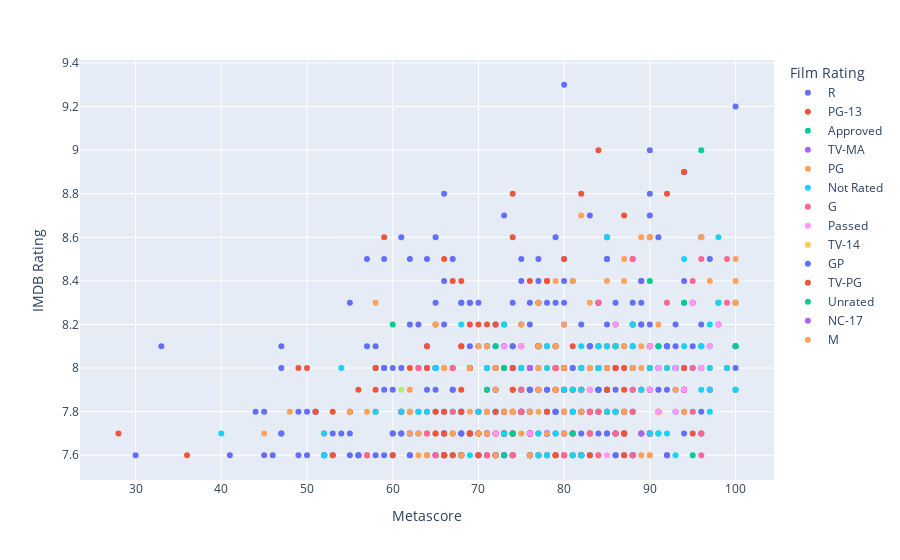

Write notebook code for a chart like this one.
### Markdown cell above
**Wordcloud 1:** This word cloud shows the top Genres for IMDB's top 1000 films. The top genres are Thriller and Drama.

### Code cell
imdb_film_rating()

### Figure 1 — Plotly figure (JSON) as saved in the notebook; plotly's stock layout.template omitted (floating-point values rounded to 4 significant figures; data arrays with more than 128 entries replaced by an {"elided": "..."} marker saying what was removed)
{"data": [{"customdata": {"elided": "385x2 mixed values"}, "hovertemplate": "Film Rating=R<br>Metascore=%{x}<br>IMDB Rating=%{y}<br>Movie=%{customdata[0]}<br>Year=%{customdata[1]}<extra></extra>", "legendgroup": "R", "marker": {"color": "#636efa", "symbol": "circle"}, "mode": "markers", "name": "R", "orientation": "v", "showlegend": true, "type": "scatter", "x": {"elided": "385 int values"}, "xaxis": "x", "y": {"elided": "385 float values"}, "yaxis": "y"}, {"customdata": {"elided": "167x2 mixed values"}, "hovertemplate": "Film Rating=PG-13<br>Metascore=%{x}<br>IMDB Rating=%{y}<br>Movie=%{customdata[0]}<br>Year=%{customdata[1]}<extra></extra>", "legendgroup": "PG-13", "marker": {"color": "#EF553B", "symbol": "circle"}, "mode": "markers", "name": "PG-13", "orientation": "v", "showlegend": true, "type": "scatter", "x": {"elided": "167 int values"}, "xaxis": "x", "y": {"elided": "167 float values"}, "yaxis": "y"}, {"customdata": [["12 Angry Men", 1957], ["Witness for the Prosecution", 1957], ["Paths of Glory", 1957], ["Lawrence of Arabia", 1962], ["The Apartment", 1960], ["North by Northwest", 1959], ["The Great Escape", 1963], ["To Kill a Mockingbird", 1962], ["Judgment at Nuremberg", 1961], ["Sweet Smell of Success", 1957], ["On the Waterfront", 1954], ["Ace in the Hole", 1951], ["The Third Man", 1949], ["Rebecca", 1940], ["It Happened One Night", 1934], ["Rosemary's Baby", 1968], ["The Killing", 1956], ["Rope", 1948], ["The Best Years of Our Lives", 1946], ["In the Heat of the Night", 1967], ["Harvey", 1950], ["The Magnificent Seven", 1960], ["Gilda", 1946], ["Breakfast at Tiffany's", 1961], ["Snow White and the Seven Dwarfs", 1937]], "hovertemplate": "Film Rating=Approved<br>Metascore=%{x}<br>IMDB Rating=%{y}<br>Movie=%{customdata[0]}<br>Year=%{customdata[1]}<extra></extra>", "legendgroup": "Approved", "marker": {"color": "#00cc96", "symbol": "circle"}, "mode": "markers", "name": "Approved", "orientation": "v", "showlegend": true, "type": "scatter", "x": [96, null, 90, 100, 94, 98, 86, 88, 60, 100, 91, 72, 97, 86, 87, 96, 91, 73, 93, 75, null, 74, null, 76, 95], "xaxis": "x", "y": [9, 8.4, 8.4, 8.3, 8.3, 8.3, 8.2, 8.2, 8.2, 8.1, 8.1, 8.1, 8.1, 8.1, 8.1, 8, 8, 8, 8, 7.9, 7.9, 7.7, 7.7, 7.6, 7.6], "yaxis": "y"}, {"customdata": [["Soorarai Pottru", 2020], ["The Invisible Guest", 2016], ["Ghost in the Shell", 1995], ["Udta Punjab", 2016]], "hovertemplate": "Film Rating=TV-MA<br>Metascore=%{x}<br>IMDB Rating=%{y}<br>Movie=%{customdata[0]}<br>Year=%{customdata[1]}<extra></extra>", "legendgroup": "TV-MA", "marker": {"color": "#ab63fa", "symbol": "circle"}, "mode": "markers", "name": "TV-MA", "orientation": "v", "showlegend": true, "type": "scatter", "x": [null, null, 76, null], "xaxis": "x", "y": [8.8, 8.1, 8, 7.8], "yaxis": "y"}, {"customdata": {"elided": "142x2 mixed values"}, "hovertemplate": "Film Rating=PG<br>Metascore=%{x}<br>IMDB Rating=%{y}<br>Movie=%{customdata[0]}<br>Year=%{customdata[1]}<extra></extra>", "legendgroup": "PG", "marker": {"color": "#FFA15A", "symbol": "circle"}, "mode": "markers", "name": "PG", "orientation": "v", "showlegend": true, "type": "scatter", "x": {"elided": "142 int values"}, "xaxis": "x", "y": {"elided": "142 float values"}, "yaxis": "y"}, {"customdata": {"elided": "169x2 mixed values"}, "hovertemplate": "Film Rating=Not Rated<br>Metascore=%{x}<br>IMDB Rating=%{y}<br>Movie=%{customdata[0]}<br>Year=%{customdata[1]}<extra></extra>", "legendgroup": "Not Rated", "marker": {"color": "#19d3f3", "symbol": "circle"}, "mode": "markers", "name": "Not Rated", "orientation": "v", "showlegend": true, "type": "scatter", "x": {"elided": "169 int values"}, "xaxis": "x", "y": {"elided": "169 float values"}, "yaxis": "y"}, {"customdata": [["The Lion King", 1994], ["Modern Times", 1936], ["City Lights", 1931], ["WALL·E", 2008], ["Toy Story 3", 2010], ["Toy Story", 1995], ["2001: A Space Odyssey", 1968], ["Singin' in the Rain", 1952], ["My Neighbor Totoro", 1988], ["Hachi: A Dog's Tale", 2009], ["Finding Nemo", 2003], ["The Mirror", 1975], ["Ben-Hur", 1959], ["Ratatouille", 2007], ["Monsters, Inc.", 2001], ["The Straight Story", 1999], ["Aladdin", 1992], ["Beauty and the Beast", 1991], ["Fiddler on the Roof", 1971], ["Planet of the Apes", 1968], ["The Sound of Music", 1965], ["Toy Story 2", 1999], ["Whisper of the Heart", 1995], ["The Ten Commandments", 1956], ["Toy Story 4", 2019], ["Kiki's Delivery Service", 1989], ["Willy Wonka & the Chocolate Factory", 1971], ["My Fair Lady", 1964], ["Mary Poppins", 1964], ["The Longest Day", 1962], ["Ponyo", 2008], ["A Little Princess", 1995], ["The Muppet Christmas Carol", 1992], ["The Odd Couple", 1968], ["A Man for All Seasons", 1966], ["The Day the Earth Stood Still", 1951], ["Fantasia", 1940], ["The Secret World of Arrietty", 2010], ["Mulan", 1998], ["The Little Mermaid", 1989], ["The Muppet Movie", 1979], ["Robin Hood", 1973], ["The Jungle Book", 1967], ["A Hard Day's Night", 1964], ["Giant", 1956]], "hovertemplate": "Film Rating=G<br>Metascore=%{x}<br>IMDB Rating=%{y}<br>Movie=%{customdata[0]}<br>Year=%{customdata[1]}<extra></extra>", "legendgroup": "G", "marker": {"color": "#FF6692", "symbol": "circle"}, "mode": "markers", "name": "G", "orientation": "v", "showlegend": true, "type": "scatter", "x": [88, 96, 99, 95, 92, 95, 84, 99, 86, null, 90, null, 90, 96, 79, 86, 86, 95, 67, 79, 63, 88, 75, null, 84, 83, 67, 95, 88, 75, 86, 83, 64, 86, 72, null, 96, 80, 71, 88, 74, 57, 65, 96, 84], "xaxis": "x", "y": [8.5, 8.5, 8.5, 8.4, 8.3, 8.3, 8.3, 8.3, 8.2, 8.1, 8.1, 8.1, 8.1, 8, 8, 8, 8, 8, 8, 8, 8, 7.9, 7.9, 7.9, 7.8, 7.8, 7.8, 7.8, 7.8, 7.8, 7.7, 7.7, 7.7, 7.7, 7.7, 7.7, 7.7, 7.6, 7.6, 7.6, 7.6, 7.6, 7.6, 7.6, 7.6], "yaxis": "y"}, {"customdata": [["Ayla: The Daughter of War", 2017], ["My Father and My Son", 2005], ["The Bandit", 1996], ["The Breath", 2009], ["G.O.R.A.", 2004], ["Vizontele", 2001], ["Cowboy Bebop: The Movie", 2001], ["Perfect Strangers", 2016], ["Fireworks", 1997], ["The Body", 2012], ["Celda 211", 2009]], "hovertemplate": "Film Rating=<br>Metascore=%{x}<br>IMDB Rating=%{y}<br>Movie=%{customdata[0]}<br>Year=%{customdata[1]}<extra></extra>", "legendgroup": "", "marker": {"color": "#B6E880", "symbol": "circle"}, "mode": "markers", "name": "", "orientation": "v", "showlegend": false, "type": "scatter", "x": [null, null, null, null, null, null, 61, null, null, null, null], "xaxis": "x", "y": [8.4, 8.3, 8.2, 8, 8, 8, 7.9, 7.8, 7.8, 7.6, 7.6], "yaxis": "y"}, {"customdata": [["Sunset Blvd.", 1950], ["The Great Dictator", 1940], ["Double Indemnity", 1944], ["M", 1931], ["The Kid", 1921], ["Some Like It Hot", 1959], ["All About Eve", 1950], ["The Treasure of the Sierra Madre", 1948], ["To Be or Not to Be", 1942], ["The Gold Rush", 1925], ["Sherlock Jr.", 1924], ["What Ever Happened to Baby Jane?", 1962], ["Inherit the Wind", 1960], ["Mr. Smith Goes to Washington", 1939], ["Gone with the Wind", 1939], ["The Passion of Joan of Arc", 1928], ["The Circus", 1928], ["Sunrise", 1927], ["The General", 1926], ["Rio Bravo", 1959], ["Laura", 1944], ["The Grapes of Wrath", 1940], ["All Quiet on the Western Front", 1930], ["Charade", 1963], ["The Searchers", 1956], ["The Lost Weekend", 1945], ["His Girl Friday", 1940], ["Bringing Up Baby", 1938], ["A Night at the Opera", 1935], ["King Kong", 1933], ["Red River", 1948], ["To Have and Have Not", 1944], ["Stagecoach", 1939], ["Frankenstein", 1931], ["Cape Fear", 1962], ["Sabrina", 1954], ["The Quiet Man", 1952], ["From Here to Eternity", 1953]], "hovertemplate": "Film Rating=Passed<br>Metascore=%{x}<br>IMDB Rating=%{y}<br>Movie=%{customdata[0]}<br>Year=%{customdata[1]}<extra></extra>", "legendgroup": "Passed", "marker": {"color": "#FF97FF", "symbol": "circle"}, "mode": "markers", "name": "Passed", "orientation": "v", "showlegend": true, "type": "scatter", "x": [null, null, 95, null, null, 98, 98, 98, 86, null, null, 75, 75, 73, 97, null, 90, null, null, 93, null, 96, 91, 83, 94, null, null, 91, null, 90, null, null, 93, 91, 76, 72, null, 85], "xaxis": "x", "y": [8.4, 8.4, 8.3, 8.3, 8.3, 8.2, 8.2, 8.2, 8.2, 8.2, 8.2, 8.1, 8.1, 8.1, 8.1, 8.1, 8.1, 8.1, 8.1, 8, 8, 8, 8, 7.9, 7.9, 7.9, 7.9, 7.9, 7.9, 7.9, 7.8, 7.8, 7.8, 7.8, 7.7, 7.7, 7.7, 7.6], "yaxis": "y"}, {"customdata": [["7 Kogustaki Mucize", 2019]], "hovertemplate": "Film Rating=TV-14<br>Metascore=%{x}<br>IMDB Rating=%{y}<br>Movie=%{customdata[0]}<br>Year=%{customdata[1]}<extra></extra>", "legendgroup": "TV-14", "marker": {"color": "#FECB52", "symbol": "circle"}, "mode": "markers", "name": "TV-14", "orientation": "v", "showlegend": true, "type": "scatter", "x": [null], "xaxis": "x", "y": [8.3], "yaxis": "y"}, {"customdata": [["Le Samouraï", 1967], ["Cool Hand Luke", 1967], ["Patton", 1970], ["Kelly's Heroes", 1970]], "hovertemplate": "Film Rating=GP<br>Metascore=%{x}<br>IMDB Rating=%{y}<br>Movie=%{customdata[0]}<br>Year=%{customdata[1]}<extra></extra>", "legendgroup": "GP", "marker": {"color": "#636efa", "symbol": "circle"}, "mode": "markers", "name": "GP", "orientation": "v", "showlegend": true, "type": "scatter", "x": [null, 92, 91, 50], "xaxis": "x", "y": [8.1, 8.1, 7.9, 7.6], "yaxis": "y"}, {"customdata": [["Darbareye Elly", 2009], ["The Thin Man", 1934], ["The Girl Who Leapt Through Time", 2006], ["The Invisible Man", 1933]], "hovertemplate": "Film Rating=TV-PG<br>Metascore=%{x}<br>IMDB Rating=%{y}<br>Movie=%{customdata[0]}<br>Year=%{customdata[1]}<extra></extra>", "legendgroup": "TV-PG", "marker": {"color": "#EF553B", "symbol": "circle"}, "mode": "markers", "name": "TV-PG", "orientation": "v", "showlegend": true, "type": "scatter", "x": [87, 86, null, 87], "xaxis": "x", "y": [8, 8, 7.7, 7.7], "yaxis": "y"}, {"customdata": [["Dawn of the Dead", 1978], ["Happiness", 1998], ["Mysterious Skin", 2004]], "hovertemplate": "Film Rating=Unrated<br>Metascore=%{x}<br>IMDB Rating=%{y}<br>Movie=%{customdata[0]}<br>Year=%{customdata[1]}<extra></extra>", "legendgroup": "Unrated", "marker": {"color": "#00cc96", "symbol": "circle"}, "mode": "markers", "name": "Unrated", "orientation": "v", "showlegend": true, "type": "scatter", "x": [71, 81, 73], "xaxis": "x", "y": [7.9, 7.7, 7.6], "yaxis": "y"}, {"customdata": [["Blue Is the Warmest Colour", 2013]], "hovertemplate": "Film Rating=NC-17<br>Metascore=%{x}<br>IMDB Rating=%{y}<br>Movie=%{customdata[0]}<br>Year=%{customdata[1]}<extra></extra>", "legendgroup": "NC-17", "marker": {"color": "#ab63fa", "symbol": "circle"}, "mode": "markers", "name": "NC-17", "orientation": "v", "showlegend": true, "type": "scatter", "x": [89], "xaxis": "x", "y": [7.7], "yaxis": "y"}, {"customdata": [["Where Eagles Dare", 1968]], "hovertemplate": "Film Rating=M<br>Metascore=%{x}<br>IMDB Rating=%{y}<br>Movie=%{customdata[0]}<br>Year=%{customdata[1]}<extra></extra>", "legendgroup": "M", "marker": {"color": "#FFA15A", "symbol": "circle"}, "mode": "markers", "name": "M", "orientation": "v", "showlegend": true, "type": "scatter", "x": [63], "xaxis": "x", "y": [7.7], "yaxis": "y"}], "layout": {"legend": {"title": {"text": "Film Rating"}, "tracegroupgap": 0}, "margin": {"t": 60}, "xaxis": {"anchor": "y", "domain": [0, 1], "title": {"text": "Metascore"}}, "yaxis": {"anchor": "x", "domain": [0, 1], "title": {"text": "IMDB Rating"}}}}
